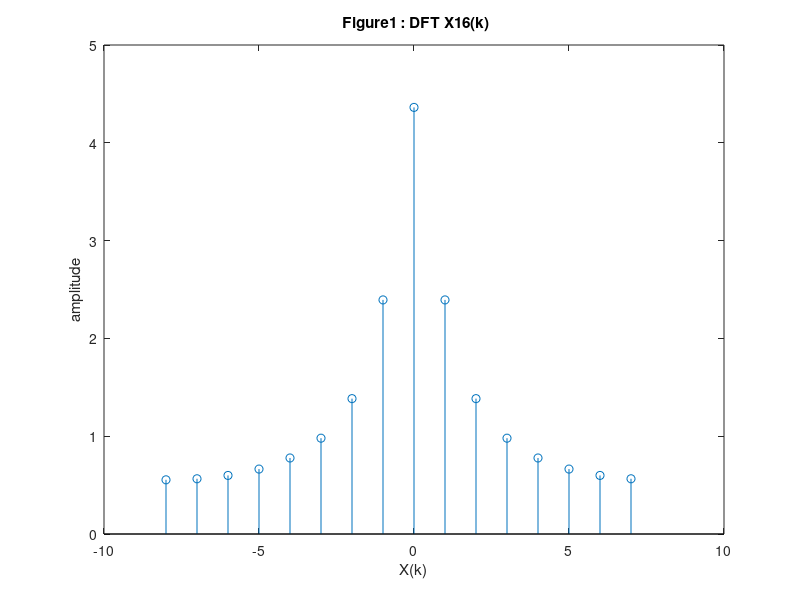
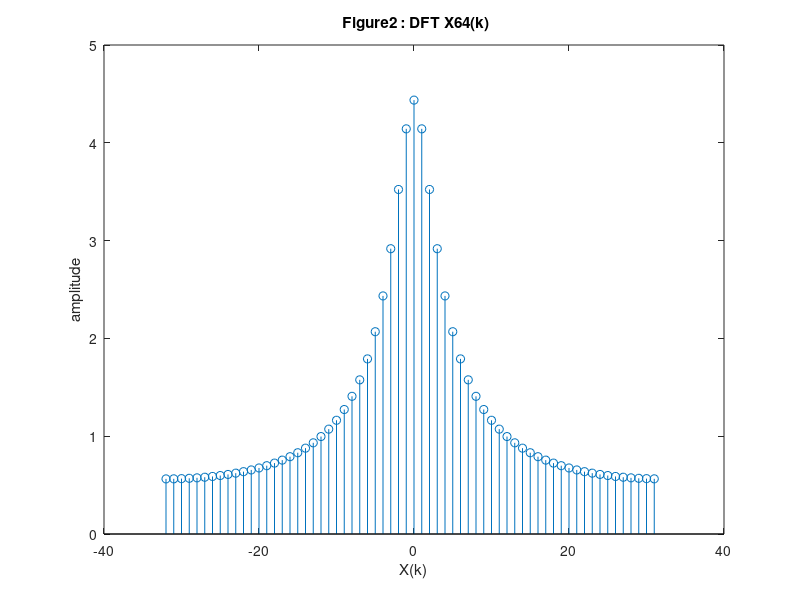

The MATLAB source for these figures, in order:
close all, clear all, clc;
n = 0:1:63
x= sqrt(3/5).^n;


DFT_16 = abs(fftshift(fft(x(1:16),16)));

figure(1);
stem([-8:1:7],DFT_16);
title(' Figure1 : DFT X16(k)');
xlabel('X(k)');
ylabel('amplitude');

DFT_64 = abs(fftshift(fft(x(1:64),64)));

figure(2);
stem([-32:1:31],DFT_64);
title(' Figure2 : DFT X64(k)');
xlabel('X(k)');
ylabel('amplitude');

part16_fft=(fft(x(1:16),16));
part64_fft=(fft(x(1:64),64));
%Part4
part4_16 = part16_fft(3);
disp(part4_16)
part4_64 = part64_fft(9);
disp(part4_64);